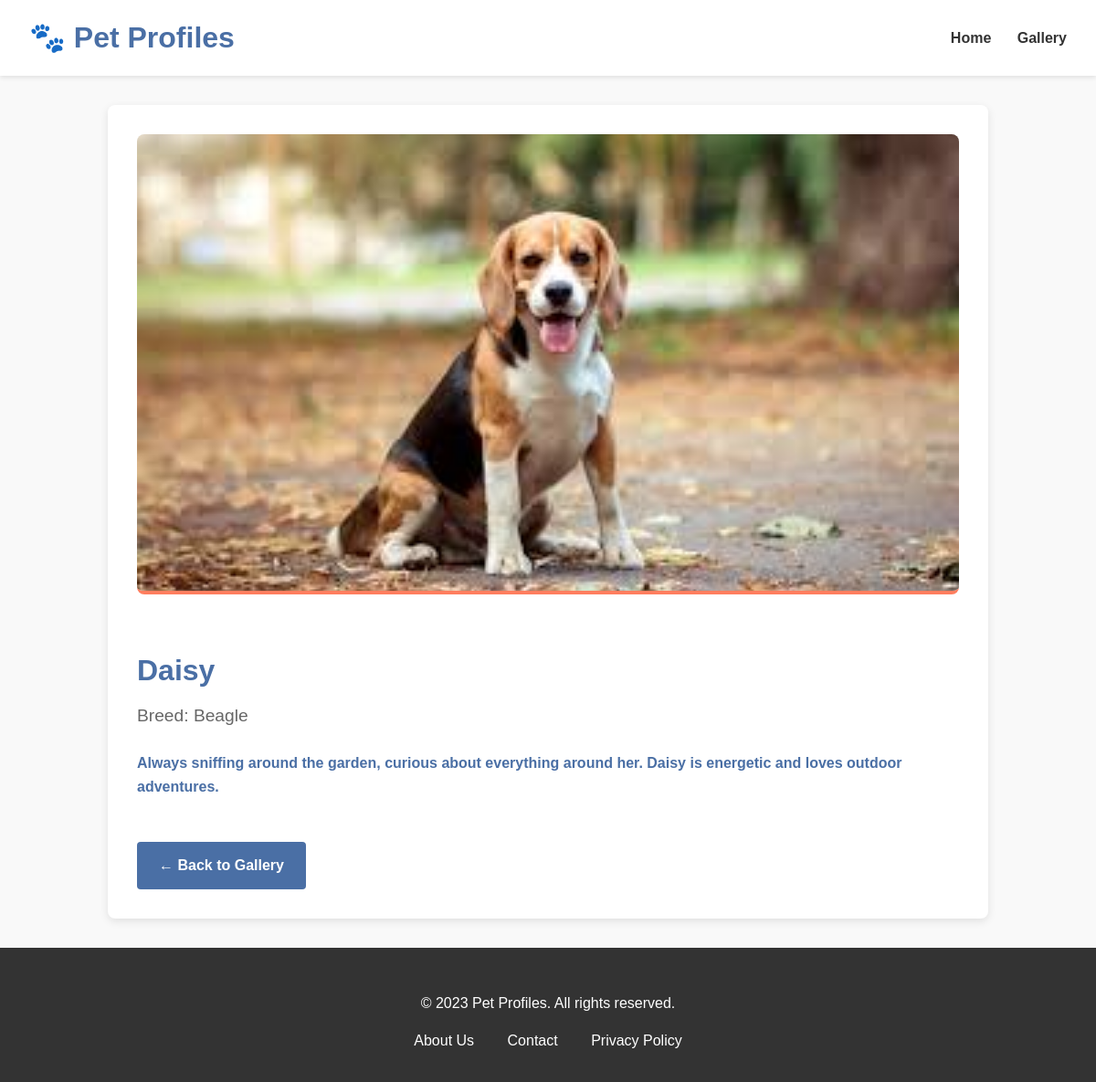
The app's page /frontend/pet-detail.php?id=4 with its own data.
### tables this page shows
CREATE TABLE pets (
    id INT AUTO_INCREMENT PRIMARY KEY,
    name VARCHAR(100) NOT NULL,
    breed VARCHAR(100) NOT NULL,
    story TEXT NOT NULL,
    photo VARCHAR(255),
    created_at TIMESTAMP DEFAULT CURRENT_TIMESTAMP,
    updated_at TIMESTAMP DEFAULT CURRENT_TIMESTAMP ON UPDATE CURRENT_TIMESTAMP
);

### frontend/includes/db.php (called while the page is built, shortened)
<?php
function executeQuery($pdo, $sql, $params = []) {
    try {
        $stmt = $pdo->prepare($sql);
        $stmt->execute($params);
        return $stmt;
    } catch(PDOException $e) {
        error_log("Query execution failed: " . $e->getMessage());
        throw new Exception("Database operation failed");
    }
}
function getPetById($pdo, $id) {
    $sql = "SELECT * FROM pets WHERE id = ?";
    return executeQuery($pdo, $sql, [$id])->fetch();
}
?>

### frontend/pet-detail.php (the view)
<?php
require_once 'includes/db.php';
include 'includes/header.php';
$id = isset($_GET['id']) ? (int)$_GET['id'] : 0;
$pet = getPetById($pdo, $id);
?>
<?php if ($pet): ?>
  <div class="pet-detail">
    <img src="images/<?= htmlspecialchars($pet['photo']) ?>" alt="<?= htmlspecialchars($pet['name']) ?>">
    <h2><?= htmlspecialchars($pet['name']) ?></h2>
    <h4>Breed: <?= htmlspecialchars($pet['breed']) ?></h4>
    <p><?= nl2br(htmlspecialchars($pet['story'])) ?></p>
    <a href="gallery.php">← Back to Gallery</a>
  </div>
<?php else: ?>
  <p>Sorry, pet not found.</p>
<?php endif; ?>
<?php include 'includes/footer.php'; ?>

### frontend/css/style.css (style rules this page uses)
body { font-family: 'Arial', sans-serif; line-height: 1.6; color: #333; margin: 0; padding: 0; background-color: #f9f9f9; }
a { text-decoration: none; color: #4a6fa5; }
.pet-detail { max-width: 900px; margin: 2rem auto; padding: 2rem; background: white; border-radius: 8px; box-shadow: 0 3px 10px rgba(0,0,0,0.1); }
.pet-detail img { width: 100%; max-height: 500px; object-fit: cover; border-radius: 8px; margin-bottom: 1.5rem; border-bottom: 4px solid #ff7e5f; }
.pet-detail h2 { color: #4a6fa5; margin-bottom: 0.5rem; font-size: 2rem; }
.pet-detail h4 { color: #666; margin-top: 0; margin-bottom: 1.5rem; font-weight: normal; font-size: 1.2rem; }
.pet-detail p { margin-bottom: 1rem; line-height: 1.6; }
.pet-detail p:first-of-type { font-weight: bold; color: #4a6fa5; }
.pet-detail a { display: inline-block; margin-top: 2rem; padding: 0.8rem 1.5rem; background-color: #4a6fa5; color: white; border-radius: 4px; font-weight: 600; transition: background-color 0.3s; }

### records on screen
pets: photo (picture), name "Daisy", breed "Beagle", story "Always sniffing around the garden, curious about everything around her. Daisy is energetic and loves outdoor adventures."
